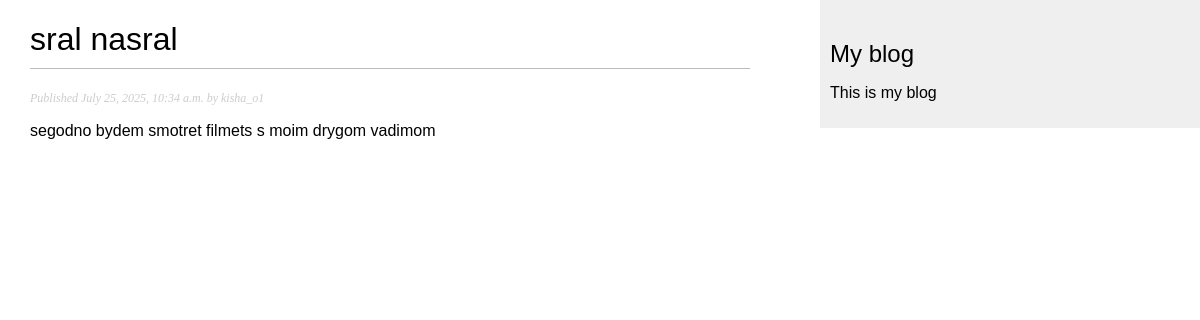
The app's page /blog/2025/7/25/sral-nasral/ with its own data.
### blog/models.py (models this page shows, shortened)
class Post(models.Model):
    class Status(models.TextChoices):
        DRAFT = 'DF', 'Draft'
        PUBLISHED = 'PB', 'Published'
    title = models.CharField(max_length=250) #zagolovok posta
    slug = models.SlugField(max_length=250,
                            unique_for_date='publish') #korotkaia metka
    author = models.ForeignKey(
            User,
            on_delete=models.CASCADE,
            related_name='blog_posts'
            ) #dobavili svaz Many-To-One
    body = models.TextField() #telo posta
    publish = models.DateTimeField(default=timezone.now)
    created = models.DateTimeField(auto_now_add=True)
    updated = models.DateTimeField(auto_now=True)
    status = models.CharField(
            max_length=2,
            choices=Status.choices,
            default=Status.DRAFT
            )
    objects = models.Manager() #manager po umolchaniu
    published = PublishedManager() #konkretno prikaldnoi manager
    class Meta:
        ordering = ['-publish'] #sortiruet po polu publish. убывающий порядок указывается дефисом
        indexes = [
                models.Index(fields=['-publish']),
                ]

### blog/views.py (the view)
# urls.py: path('<int:year>/<int:month>/<int:day>/<slug:post>/', views.post_detail, name='post_detail'),
def post_detail(request, year, month, day, post):
    post = get_object_or_404(
            Post,
            status=Post.Status.PUBLISHED,
            slug=post,
            publish__year=year,
            publish__month=month,
            publish__day=day
            )
    return render(
            request,
            'blog/post/detail.html',
            {'post': post}
            )

### blog/templates/blog/post/detail.html (shortened to what this page needs)
{% extends "blog/base.html" %}
{% block content %}
  <h1>{{post.title}}</h1>
  <p class="date">
    Published {{post.publish}} by {{post.author}}
  </p>
  {{post.body|linebreaks}}
{% endblock %}

### blog/static/css/blog.css (style rules this page uses)
body { margin:0; padding:0; font-family:helvetica, sans-serif; }
h1 { font-weight:normal; border-bottom:1px solid #bbb; padding:0 0 10px 0; }
p.date { color:#ccc; font-family: georgia, serif; font-size: 12px; font-style: italic; }

### records on screen
Post: title "sral nasral", publish "July 25, 2025, 10:34 a.m.", author "kisha_o1", body "segodno bydem smotret filmets s moim drygom vadimom"
